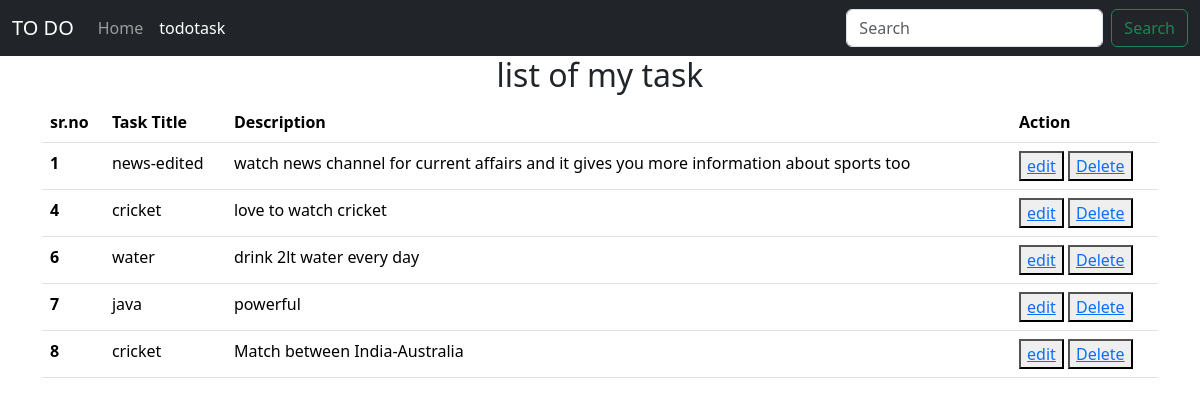
The app's page /todotask with its own data.
### demoproapp/models.py (models this page shows, shortened)
class Task(models.Model):
    task_title=models.CharField(max_length=250)
    task_description=models.TextField(max_length=300)
    time=models.DateTimeField(auto_now_add=True)

### demoproapp/views.py (the view)
# urls.py: path('todotask',views.details,name='todotask'),
def details(request):
    stud = Task.objects.all()
    return render(request, 'todotask.html', {'stud': stud})

### templates/todotask.html (shortened to what this page needs)
<!doctype html>
<html lang="en">
  <head>
    <link href="https://cdn.jsdelivr.net/npm/bootstrap@5.3.3/dist/css/bootstrap.min.css" rel="stylesheet">
  </head>
  <body>
    <nav class="navbar navbar-expand-lg navbar-dark bg-dark body-tertiary">
  <div class="container-fluid">
    <a class="navbar-brand" href="/">TO DO</a>
    <div class="collapse navbar-collapse" id="navbarSupportedContent">
      <ul class="navbar-nav me-auto mb-2 mb-lg-0">
        <li class="nav-item">
          <a class="nav-link" aria-current="page" href="/">Home</a>
        </li>
        <li class="nav-item">
          <a class="nav-link active" href="/todotask">todotask</a>
        </li>
      </ul>
      <form class="d-flex" role="search">
        <input class="form-control me-2" type="search" placeholder="Search" aria-label="Search">
        <button class="btn btn-outline-success" type="submit">Search</button>
      </form>
    </div>
  </div>
</nav>
    <div class="container">
              <h2 align="center">list of my task</h2>
        <table class="table">
  <thead>
    <tr>
      <th scope="col">sr.no</th>
      <th scope="col">Task Title</th>
      <th scope="col">Description</th>
       <th>Action</th>
    </tr>
  </thead>
  <tbody>
  {% if stud %}
  {% for i in stud %}
    <tr>
      <th scope="row">{{i.id}}</th>
      <td>{{i.task_title}}</td>
      <td>{{i.task_description}}</td>
      <td>
        <button><a href="{% url 'edit' i.id %}">edit</a></button>
        <button><a href="{% url 'delete' i.id %}">Delete</a></button>
      </td>
    </tr>
  {% endfor %}
  {% endif %}
  </tbody>
</table>
    </div>
  </body>
</html>

### records on screen
Task: id "1", task_title "news-edited", task_description "watch news channel for current affairs and it gives you more information about sports too"
Task: id "4", task_title "cricket", task_description "love to watch cricket"
Task: id "6", task_title "water", task_description "drink 2lt water every day"
Task: id "7", task_title "java", task_description "powerful"
Task: id "8", task_title "cricket", task_description "Match between India-Australia"
